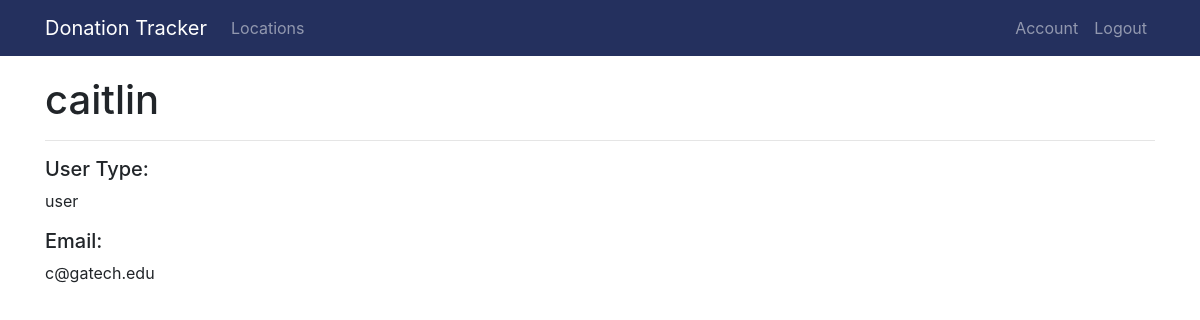
Page /account (signed in) on the earlier database version.
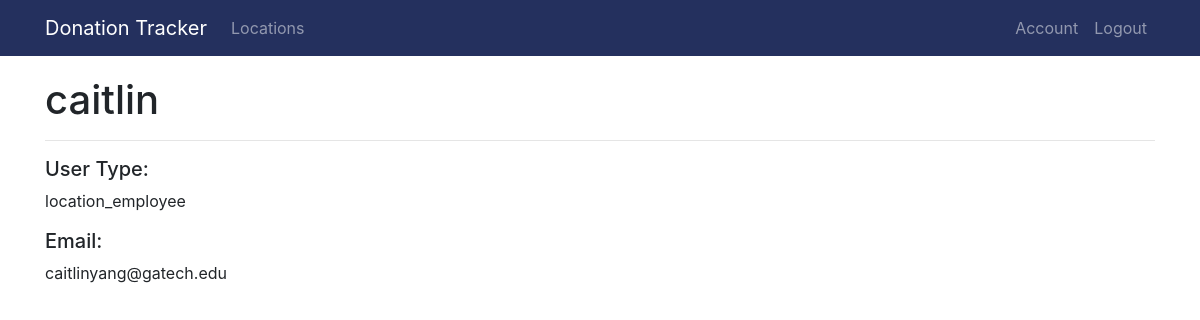
Same page on the later database version.
### donationTracker/models.py (models this page shows, shortened)
class User(db.Model, UserMixin):
    id = db.Column(db.Integer, primary_key=True)
    username = db.Column(db.String(20), unique=True, nullable=False)
    email = db.Column(db.String(120), unique=True, nullable=False)
    password = db.Column(db.String(60), nullable=False)
    user_type = db.Column(db.String(20), nullable = False)

### donationTracker/routes.py (the view)
@app.route('/account')
@login_required
def account():
    return render_template('account.html', title="Account")

### donationTracker/models.py (called while the page is built)
@login_manager.user_loader
def load_user(user_id):
    return User.query.get(int(user_id))

### donationTracker/templates/account.html
{% extends "layout.html" %}
{% block content %}
    <h1>{{ current_user.username }}</h1>
    <hr>
    <h5>User Type:</h5>
    <p>{{ current_user.user_type}}</p>
    <h5>Email:</h5>
    <p>{{ current_user.email }}</p>
{% endblock content %}

### donationTracker/templates/layout.html (shortened to what this page needs)
<!DOCTYPE html>
<html lang="en">
<head>
    <link rel="stylesheet" href="https://stackpath.bootstrapcdn.com/bootstrap/4.1.3/css/bootstrap.min.css">
</head>
<body>
    <header>
        <nav class="navbar navbar-expand-lg navbar-dark" style="background-color: #24305E">
            <div class="container">
                <a class="navbar-brand" href="{{ url_for('dashboard') }}">Donation Tracker</a>
                <div class="collapse navbar-collapse">
                    <ul class="navbar-nav mr-auto">
                        <li class="nav-item">
                            <a class="nav-link" href="{{ url_for('locations') }}">Locations</a>
                        </li>
                    </ul>
                    <div class="navbar-nav">
                        <a class="nav-item nav-link" href="{{ url_for('account') }}">Account</a>
                        <a class="nav-item nav-link" href="{{ url_for('logout') }}">Logout</a>
                    </div>
                </div>
            </div>
        </nav>
    </header>
    <div class="container" id="content">
        {% block content %}{% endblock %}
    </div>
</body>
</html>

### donationTracker/templates/layout.html (style rules this page uses)
#content { padding-top: 20px; }

Differences in the rows shown:
changed User "caitlin": user_type "user" → "location_employee"; email "c@gatech.edu" → "caitlinyang@gatech.edu"
